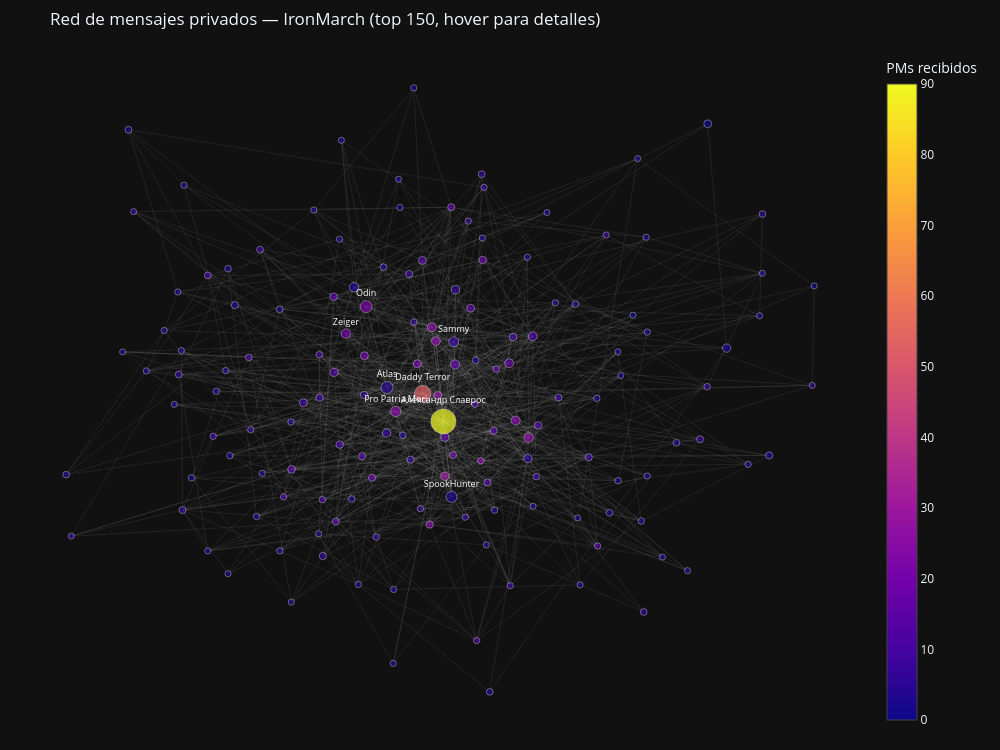

The notebook cell this image was saved under:
### Markdown cell above
## 6. Visualización de la red de PMs

La red de mensajes privados tiene la misma lógica visual que la red pública, pero el
**color** ahora representa el **in-degree** (cuántos mensajes privados recibe ese usuario).
Un in-degree alto en la red de PMs indica que ese usuario es muy buscado como interlocutor privado.

### Code cell
if G_pm.number_of_nodes() > 0 and 'btw_pm' in dir():
    G_pm_und = G_pm.to_undirected()
    top_pm_nodes = sorted(G_pm_und.degree(), key=lambda x: x[1], reverse=True)[:150]
    top_pm_set   = {n for n, _ in top_pm_nodes}
    G_pm_viz     = G_pm_und.subgraph(top_pm_set).copy()

    pos = nx.spring_layout(G_pm_viz, k=0.8, iterations=60, seed=42)

    edge_x, edge_y = [], []
    for u, v in G_pm_viz.edges():
        x0, y0 = pos[u]; x1, y1 = pos[v]
        edge_x += [x0, x1, None]; edge_y += [y0, y1, None]

    edge_trace = go.Scatter(
        x=edge_x, y=edge_y, mode='lines',
        line=dict(width=0.5, color='rgba(150,150,150,0.25)'),
        hoverinfo='none',
    )

    node_indeg  = [in_deg.get(n, 0) for n in G_pm_viz.nodes()]
    node_btw_pm = [btw_pm.get(n, 0) for n in G_pm_viz.nodes()]
    node_names  = [uid_to_name.get(n, f'uid:{n}') for n in G_pm_viz.nodes()]
    top8_pm     = {uid for uid, _ in top_pm_brokers[:8]}

    node_trace = go.Scatter(
        x=[pos[n][0] for n in G_pm_viz.nodes()],
        y=[pos[n][1] for n in G_pm_viz.nodes()],
        mode='markers+text',
        marker=dict(
            size=[b * 80 + 6 for b in node_btw_pm],
            color=node_indeg,
            colorscale='Plasma',
            colorbar=dict(title='PMs recibidos'),
            line=dict(width=0.5, color='white'),
        ),
        text=[name if n in top8_pm else '' for n, name in zip(G_pm_viz.nodes(), node_names)],
        textposition='top center',
        textfont=dict(size=9, color='white'),
        hovertext=[
            f'{name}<br>PMs recibidos={in_deg.get(n,0)}<br>btw={btw_pm.get(n,0):.4f}'
            for n, name in zip(G_pm_viz.nodes(), node_names)
        ],
        hoverinfo='text',
    )

    fig = go.Figure(
        data=[edge_trace, node_trace],
        layout=go.Layout(
            title='Red de mensajes privados — IronMarch (top 150, hover para detalles)',
            template='plotly_dark', showlegend=False,
            width=1000, height=750,
            xaxis=dict(showgrid=False, zeroline=False, showticklabels=False),
            yaxis=dict(showgrid=False, zeroline=False, showticklabels=False),
            margin=dict(l=20, r=20, t=50, b=20),
        )
    )
    fig.show()
else:
    print('Grafo de PMs vacío o betweenness no calculado.')

### Figure 1 — Plotly figure (JSON) as saved in the notebook; plotly's stock layout.template omitted (floating-point values rounded to 4 significant figures; data arrays with more than 128 entries replaced by an {"elided": "..."} marker saying what was removed)
{"data": [{"hoverinfo": "none", "line": {"color": "rgba(150,150,150,0.25)", "width": 0.5}, "mode": "lines", "type": "scatter", "x": {"elided": "2670 float values"}, "y": {"elided": "2670 float values"}}, {"hoverinfo": "text", "hovertext": {"elided": "150 str values"}, "marker": {"color": {"elided": "150 int values"}, "colorbar": {"title": {"text": "PMs recibidos"}}, "colorscale": [[0, "#0d0887"], [0.1111, "#46039f"], [0.2222, "#7201a8"], [0.3333, "#9c179e"], [0.4444, "#bd3786"], [0.5556, "#d8576b"], [0.6667, "#ed7953"], [0.7778, "#fb9f3a"], [0.8889, "#fdca26"], [1, "#f0f921"]], "line": {"color": "white", "width": 0.5}, "size": {"elided": "150 float values"}}, "mode": "markers+text", "text": {"elided": "150 str values"}, "textfont": {"color": "white", "size": 9}, "textposition": "top center", "type": "scatter", "x": {"elided": "150 float values"}, "y": {"elided": "150 float values"}}], "layout": {"height": 750, "margin": {"b": 20, "l": 20, "r": 20, "t": 50}, "showlegend": false, "title": {"text": "Red de mensajes privados — IronMarch (top 150, hover para detalles)"}, "width": 1000, "xaxis": {"showgrid": false, "showticklabels": false, "zeroline": false}, "yaxis": {"showgrid": false, "showticklabels": false, "zeroline": false}}}
